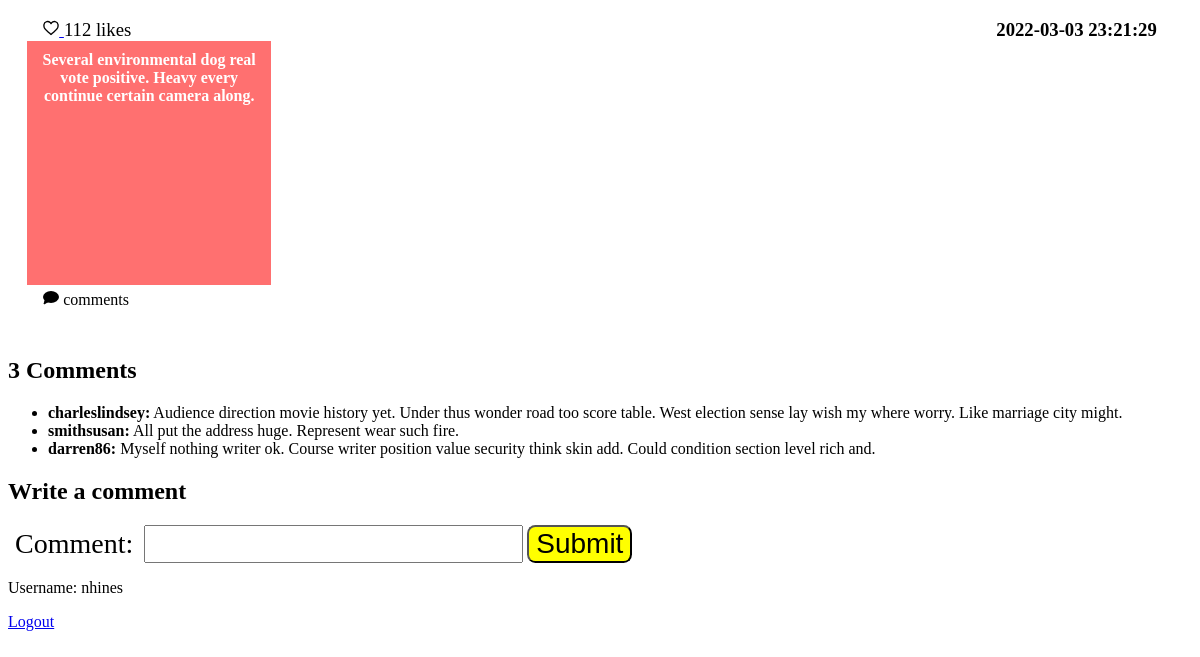
/view_comments/101 (signed in), run on the app's committed database.
### tables this page shows
CREATE TABLE posts
(
    id INTEGER PRIMARY KEY AUTOINCREMENT,
    author TEXT NOT NULL,
    message TEXT NOT NULL,
    background TEXT NOT NULL,
    submission_time TEXT NOT NULL
);

CREATE TABLE comments
(
    id INTEGER PRIMARY KEY AUTOINCREMENT,
    post_id INTEGER NOT NULL,
    author TEXT NOT NULL,
    content TEXT NOT NULL,
    submission_time TEXT NOT NULL
);

### app.py (the view)
@app.route("/view_comments/<int:post_id>", methods=["GET", "POST"])
@login_required
def view_comments(post_id):
    form = CommentForm()
    db = get_db()
    post = db.execute("""SELECT id, message, background, submission_time FROM posts WHERE id = ?;""",
                      (post_id,)).fetchone()
    if form.validate_on_submit():
        comment = form.comment.data
        db.execute("""INSERT INTO comments (post_id, author, content, submission_time) VALUES
                    (?, ?, ?, ?);""", (post["id"], session["username"], comment, current_datetime_sql_format()))
        db.commit()
    comments = db.execute("""SELECT author, content
        FROM comments
        WHERE post_id = ?;""", (post_id,)).fetchall()
    likes = db.execute("SELECT COUNT(*) AS 'likes' FROM likes WHERE post_id = ?;", (post["id"],)).fetchone()["likes"]
    return render_template("view_comments.html", post=post, comments=comments, likes=likes, form=form)

### forms.py
class CommentForm(FlaskForm):
    comment = StringField("Comment:",
                          validators=[InputRequired(), Length(max=150)])
    submit = SubmitField()

### app.py (called while the page is built)
@app.before_request
def load_logged_in_user():
    g.user = session.get("username", None)

def login_required(view):
    @wraps(view)
    def wrapped_view(**kwargs):
        if g.user is None:
            return redirect(url_for("login", next=request.url))
        return view(**kwargs)
    return wrapped_view

### database.py (called while the page is built)
def get_db():
    if "db" not in g:
        g.db = sqlite3.connect(DATABASE,
            detect_types=sqlite3.PARSE_DECLTYPES
        )
        g.db.row_factory = sqlite3.Row
    return g.db

### templates/view_comments.html (shortened to what this page needs)
{% extends "base.html" %}
{% import 'macros.html' as macros %}
{% block stylesheets %}
    {{ macros.multiple_stylesheets(['root.css', 'home.css']) }}
{% endblock %}
{% block main_content %}
    <section class="post">
        <h3>{{ post.submission_time }}</h3>
        <p id="likes-and-submission-time">
            {% if post.is_liked %}
                <a href="{{ url_for('unlike_post', post_id=post.id) }}">{{ macros.heart('#ff0000') }}</a>
            {% else %}
                <a href="{{ url_for('like_post', post_id=post.id) }}">{{ macros.heart('#ffffff') }}</a>
            {%  endif %}
            {{ likes }} likes
        </p>
        <div style="background:{{ post.background }};">
            {{ post.message }}
        </div>
        <p id="comments">
            <a href="{{ url_for('view_comments', post_id=post['id']) }}">
                {{ macros.speech_bubble() }} {{ post.num_comments }} comments
            </a>
        </p>
    </section>
    <section>
        <h2>
            {{ comments|length }} Comments
        </h2>
        <ul>
            {% for comment in comments %}
                <li>
                    <strong>{{ comment.author }}:</strong> {{ comment.content }}
                </li>
            {% endfor %}
        </ul>
    </section>
    <section>
        <h2>Write a comment</h2>
        <form action="" method="POST" novalidate>
            {{ macros.label_field_errors(form.comment) }}
            {{ form.submit() }}
        </form>
    </section>
{% endblock %}

### static/styles/root.css (style rules this page uses)
:root { font-size: 16px; }

### static/styles/home.css (style rules this page uses)
.post { display: grid; grid-template-areas: "likes date" "post post" "comments comments"; margin: 1.2em; }
.post > h3 { grid-area: date; margin: 0; padding-right: 1rem; text-align: right; }
#likes-and-submission-time { grid-area: likes; font-size: 1.17em; margin: 0; padding-left: 1rem; text-align: left; }
.post > div { grid-area: post; width: 14rem; height: 14rem; display: table-cell; padding: 10px; vertical-align: middle; text-align: center; font-weight: bold; color: white; }
#comments { grid-area: comments; min-height: 2rem; padding-left: 1rem; margin-top: 0.25rem; }
#comments a { color: black; text-decoration: none; }
form * { font-size: 1.75rem; padding-left: 0.25em; padding-right: 0.25em; }
form > input[type=submit] { background: yellow; border-radius: 0.3em; }

### data on the page
posts: submission_time "2022-03-03 23:21:29", message "Several environmental dog real vote positive. Heavy every continue certain camera along."
comments: author "charleslindsey", content "Audience direction movie history yet. Under thus wonder road too score table. West election sense lay wish my where worry. Like marriage city might."
comments: author "smithsusan", content "All put the address huge. Represent wear such fire."
comments: author "darren86", content "Myself nothing writer ok. Course writer position value security think skin add. Could condition section level rich and."

### other printed values
{{ likes }} "112"
{{ comments|length }} "3"
{{ field.label }} "Comment:"
{{ g.user }} "nhines"
